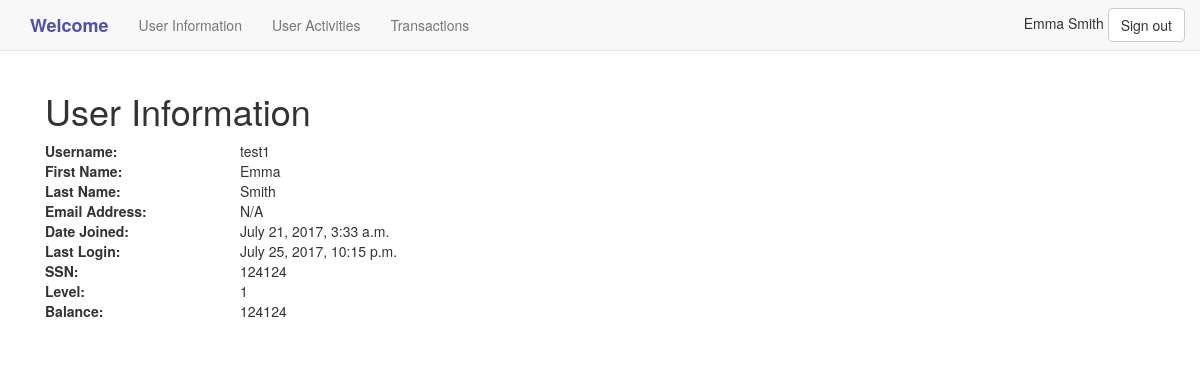
The page /User_Management/user_info/1/ (signed in) on the database its author committed.
### User_Management/models.py (models this page shows, shortened)
class MyUser(models.Model):
    user = models.OneToOneField(User)
    """
    user_id = models.CharField(max_length=200, unique=True, primary_key=True)
    user_name = models.CharField(max_length=100)
    user_password = models.CharField(max_length=200)
    """
    id = models.AutoField(primary_key=True)
    user_ssn = models.CharField(max_length=200, unique=True)
    user_level = models.IntegerField()
    user_balance = models.IntegerField()

### User_Management/views.py (the view)
# urls.py: url(r'^user_info/(?P<pk>\d+)/$',views.UserInfoDetailView.as_view(),name='user_info'),
class UserInfoDetailView(DetailView):
    context_object_name = 'user_info'
    model = models.MyUser
    template_name = 'user_info.html'
    def get_context_data(self, **kwargs):
        context = super(UserInfoDetailView, self).get_context_data(**kwargs)
        context['user_fullname'] = self.request.user.get_full_name
        context['myuser_id'] = self.request.user.myuser.id
        return context
    @method_decorator(PermissionVerify)
    def dispatch(self, *args, **kwargs):
        return super(UserInfoDetailView, self).dispatch(*args, **kwargs)

### User_Management/permission.py (called while the page is built)
def PermissionVerify(function):
    def wrapper(request, *args, **kwargs):
        userid = request.user.myuser.id
        if request.path != "/User_Management/user_info/"+str(userid)+"/":
            return HttpResponse('You cannot view this.')
        else:
            return function(request, *args, **kwargs)
    return wrapper

### templates/user_info.html
<!DOCTYPE html>
{% extends 'user_page.html' %}
{% block body_block %}
    <div class="container">
        <h1>User Information</h1>
        <dl class="row">
            <dt class="col-sm-2">Username:</dt>
            <dd class="col-sm-10">{{ user_info.user.username }}</dd>
            <dt class="col-sm-2">First Name:</dt>
            {% if user_info.user.first_name == '' %}
            <dd class="col-sm-10">N/A</dd>
            {% else %}
            <dd class="col-sm-10">{{ user_info.user.first_name }}</dd>
            {% endif %}
            <dt class="col-sm-2">Last Name:</dt>
            {% if user_info.user.last_name == '' %}
            <dd class="col-sm-10">N/A</dd>
            {% else %}
            <dd class="col-sm-10">{{ user_info.user.last_name }}</dd>
            {% endif %}
            <dt class="col-sm-2">Email Address:</dt>
            {% if user_info.user.email == '' %}
            <dd class="col-sm-10">N/A</dd>
            {% else %}
            <dd class="col-sm-10">{{ user_info.user.email }}</dd>
            {% endif %}
            <dt class="col-sm-2">Date Joined:</dt>
            {% if user_info.user.date_joined == '' %}
            <dd class="col-sm-10">N/A</dd>
            {% else %}
            <dd class="col-sm-10">{{ user_info.user.date_joined }}</dd>
            {% endif %}
            <dt class="col-sm-2">Last Login:</dt>
            {% if user_info.user.last_login == '' %}
            <dd class="col-sm-10">N/A</dd>
            {% else %}
            <dd class="col-sm-10">{{ user_info.user.last_login }}</dd>
            {% endif %}
            <dt class="col-sm-2">SSN:</dt>
            {% if user_info.user_ssn == '' %}
            <dd class="col-sm-10">N/A</dd>
            {% else %}
            <dd class="col-sm-10">{{ user_info.user_ssn }}</dd>
            {% endif %}
            <dt class="col-sm-2">Level:</dt>
            {% if user_info.user_level == '' %}
            <dd class="col-sm-10">N/A</dd>
            {% else %}
            <dd class="col-sm-10">{{ user_info.user_level }}</dd>
            {% endif %}
            <dt class="col-sm-2">Balance:</dt>
            {% if user_info.user_balance == '' %}
            <dd class="col-sm-10">N/A</dd>
            {% else %}
            <dd class="col-sm-10">{{ user_info.user_balance }}</dd>
            {% endif %}
        </dl>
    </div>
{% endblock %}

### templates/user_page.html (shortened to what this page needs)
<!DOCTYPE html>
{% load staticfiles %}
{% load bootstrap %}
<html lang="en">
<head>
    <link rel="stylesheet" href="{% static "css/mystyle.css" %}">
    <link rel="stylesheet" href="https://maxcdn.bootstrapcdn.com/bootstrap/3.3.7/css/bootstrap.min.css">
</head>
<body>
    <nav class="navbar navbar-default navbar-static-top">
        <div class="container">
            <ul class="nav navbar-nav" id="myTab">
                <li><a class="navbar-brand" href="{% url 'User_Management:user_page' %}" style="font-size: large;font-weight: 600;color: #5151A2;">Welcome</a></li>
                <li><a class="navbar-link" data-toggle="tab" href="{% url 'User_Management:user_info' myuser_id %}">User Information</a></li>
                <li><a class="navbar-link" data-toggle="tab" href="{% url 'User_Management:user_activity' %}">User Activities</a></li>
                <li><a class="navbar-link" data-toggle="tab" href="{% url 'User_Management:user_transaction' %}">Transactions</a></li>
            </ul>
            <ul class="nav navbar-nav navbar-right">
                <span>{{ user_fullname }}</span>
                <a href="{% url 'User_Management:logout' %}"><button type="button" class="btn btn-default navbar-btn">Sign out</button></a>
            </ul>
        </div>
    </nav>
    <div class="container">
        {% block body_block %}
        {% endblock %}
    </div>
</body>
</html>

### rows shown on the page
MyUser: user.username "test1", user.first_name "Emma", user.last_name "Smith", user.date_joined "July 21, 2017, 3:33 a.m.", user.last_login "July 25, 2017, 10:15 p.m.", user_ssn "124124", user_level "1", user_balance "124124"

### other values the page prints
{{ user_fullname }} "Emma Smith"
